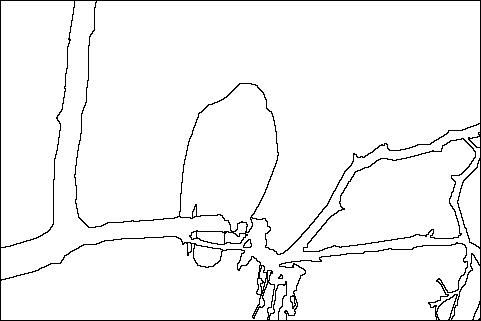
#> input picture Assignment-1/edges/edge5.jpg, 481 x 321 px
$ python resize.py   (older library calls are emulated)
#> lines starting #> are read from the running program, lines starting #| are printed output that depends on the picture
import Image

img = Image.open('./edge5.jpg') # image extension *.png,*.jpg
#> img is the input picture: PIL image 481x321 L; min 0, max 255, mean 244.6
new_width  = 240
new_height = 160
img = img.resize((new_width, new_height), Image.ANTIALIAS)
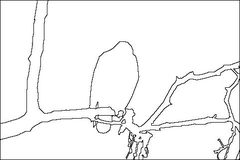
#> img: PIL image 240x160 L; min 0, max 255, mean 243.9
img.save('edge_5.png')


$ run again, with Assignment-1/edges/edge1.jpg copied over Assignment-1/edges/edge5.jpg
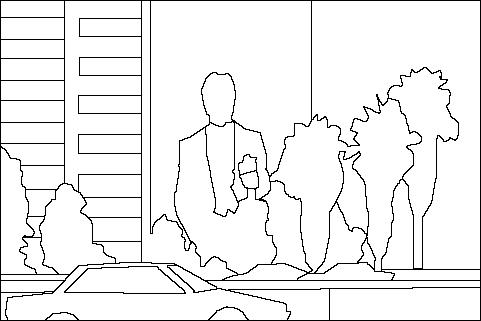
#> input picture Assignment-1/edges/edge1.jpg, 481 x 321 px
#> img is the input picture: PIL image 481x321 L; min 0, max 255, mean 239.2
#> `img = img.resize((new_width, new_height), Image.ANTIALIAS)`:
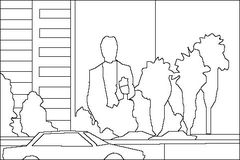
#> img: PIL image 240x160 L; min 0, max 255, mean 237.7

$ run again, with Assignment-1/edges/edge2.jpg copied over Assignment-1/edges/edge5.jpg
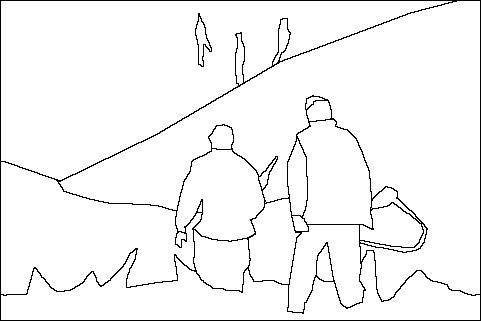
#> input picture Assignment-1/edges/edge2.jpg, 481 x 321 px
#> img is the input picture: PIL image 481x321 L; min 0, max 255, mean 244.7
#> `img = img.resize((new_width, new_height), Image.ANTIALIAS)`:
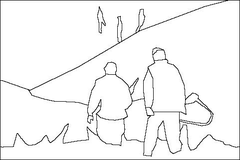
#> img: PIL image 240x160 L; min 12, max 255, mean 244

$ run again, with Assignment-1/edges/edge3.jpg copied over Assignment-1/edges/edge5.jpg
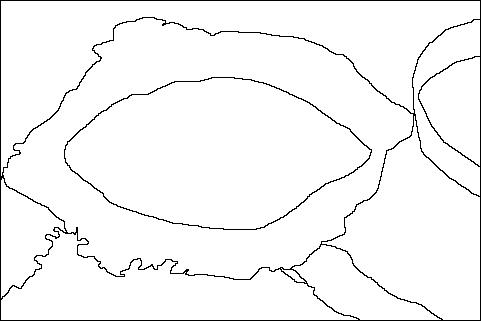
#> input picture Assignment-1/edges/edge3.jpg, 481 x 321 px
#> img is the input picture: PIL image 481x321 L; min 0, max 255, mean 245.9
#> `img = img.resize((new_width, new_height), Image.ANTIALIAS)`:
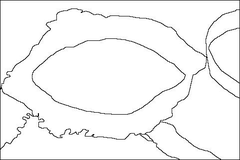
#> img: PIL image 240x160 L; min 0, max 255, mean 245.3
